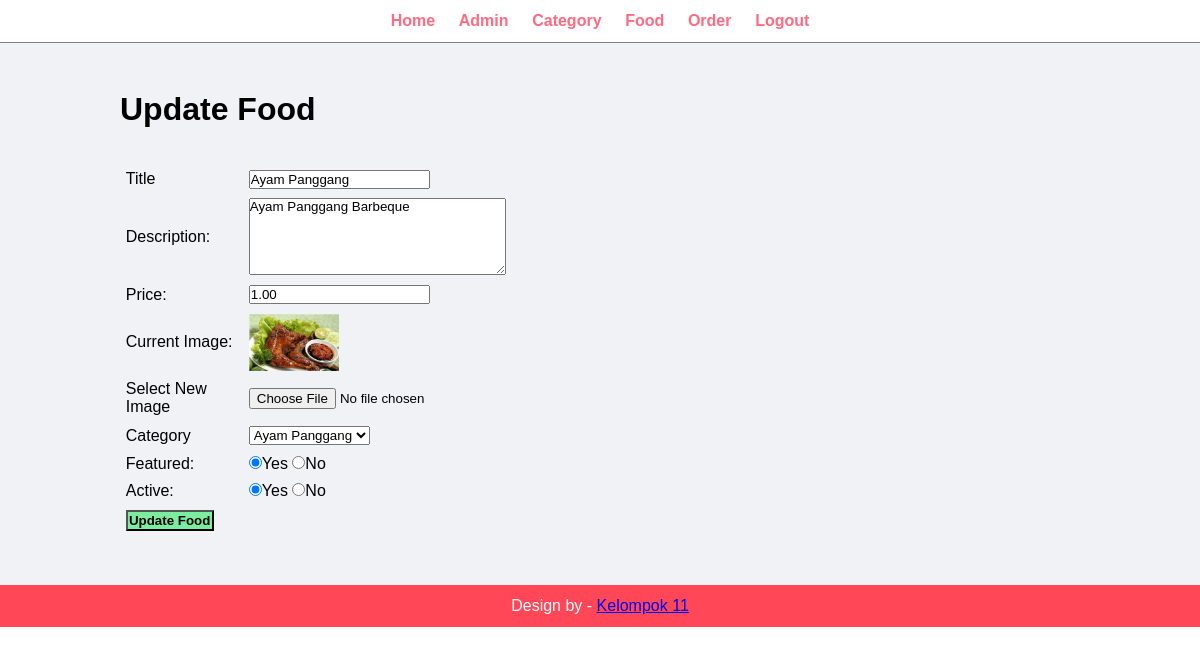
Page /admin/update-food.php?id=10 (signed in) on the committed database.
### tables this page shows
CREATE TABLE `tbl_food` (
  `id` int(10) UNSIGNED NOT NULL,
  `title` varchar(100) NOT NULL,
  `description` text NOT NULL,
  `price` decimal(10,2) NOT NULL,
  `image_name` varchar(255) NOT NULL,
  `category_id` int(10) UNSIGNED NOT NULL,
  `featured` varchar(10) NOT NULL,
  `active` varchar(10) NOT NULL
);

### admin/update-food.php (the view, shortened to what this page needs)
<?php include('partials/menu.php'); ?>
<?php
    if(isset($_GET['id'])){
        $id = $_GET['id'];
        $sql2 = "SELECT * FROM tbl_food WHERE id=$id";
        $res2 = mysqli_query($conn,$sql2);
        $row2 = mysqli_fetch_assoc($res2);
        $title = $row2['title'];
        $description = $row2['description'];
        $price = $row2['price'];
        $current_image = $row2['image_name'];
        $featured = $row2['featured'];
        $active = $row2['active'];
    }
    else{
        header('loacation:'.SITEURL.'admin/manage-food.php');
    }
?>
    <div class="main-content">
        <div class="wrapper">
            <h1>Update Food</h1>
            <br><br>
            <form action="" method="POST" enctype="multipart/form-data">
                <table class="tbl-30">
                    <tr>
                        <td>Title</td>
                        <td><input type="text" name="title" value="<?php echo $title; ?>"></td>
                    </tr>
                    <tr>
                        <td>Description: </td>
                        <td>
                            <textarea name="description" cols="30" rows="5"><?php echo $description; ?></textarea>
                        </td>
                    </tr>
                    <tr>
                        <td>Price: </td>
                        <td><input type="number" name="price" value="<?php echo $price; ?>"></td>
                    </tr>
                    <tr>
                        <td>Current Image: </td>
                        <td>
                            <?php
                                if($current_image == ""){
                                    echo "<div class='error'> Image Not Available </div>";
                                }
                                else{
                                    ?>
                                        <img src="<?php echo SITEURL; ?>images/food/<?php echo $current_image; ?>" width="90px">
                                    <?php
                                }
                            ?>
                        </td>
                    </tr>
                    <tr>
                        <td>Select New Image</td>
                        <td><input type="file" name="image"></td>
                    </tr>
                    <tr>
                        <td>Category</td>
                        <td>
                            <select name="category">
                            <?php
                                $sql = "SELECT * FROM tbl_category WHERE active='Yes'";
                                $res = mysqli_query($conn, $sql);
                                $count = mysqli_num_rows($res);
                                if ($count>0){
                                    while($row=mysqli_fetch_assoc($res)){
                                        $category_title = $row['title'];
                                        $category_id = $row['id'];
                                        ?>
                                        <option value="<?php echo $category_id; ?>"><?php echo $category_title; ?></option>
                                        <?php
                                    }
                                } else {
                                    ?>
                                    <option value="0">Category not found</option>
                                    <?php
                                }
                            ?>
                            </select>
                        </td>
                    </tr>
                    <tr>
                        <td>Featured: </td>
                        <td>
                            <input <?php if($featured=="Yes"){echo "checked"; } ?> type="radio" name="featured" value="Yes">Yes
                            <input <?php if($featured=="No"){echo "checked"; } ?> type="radio" name="featured" value="No">No
                        </td>
                    </tr>
                    <tr>
                        <td>Active: </td>
                        <td>
                            <input <?php if($active=="Yes"){echo "checked"; } ?> type="radio" name="active" value="Yes">Yes
                            <input <?php if($active=="No"){echo "checked"; } ?> type="radio" name="active" value="No">No
                        </td>
                    </tr>
                    <tr>
                        <td colsapn=2>
                            <input type="submit" name="submit" value="Update Food" class="btn-secondary">
                        </td>
                    </tr>
                </table>
            </form>
        </div>
    </div>
<?php include('partials/footer.php'); ?>

### css/admin1.css (style rules this page uses)
* { margin: 0 0; padding: 0 0; font-family: Arial, Helvetica, sans-serif; }
.wrapper { padding: 1%; width: 80%; margin: 0 auto; }
table tr td { padding: 1%; }
.btn-secondary { background-color: #7bed9f; padding: 1%; color: black; text-decoration: none; font-weight: bold; }
.tbl-30 { width: 40%; }
.main-content { background-color: #f1f2f6; padding: 3% 0; }

### rows in the picture
tbl_food: title "Ayam Panggang", description "Ayam Panggang Barbeque", price "1.00", image_name (picture), featured "☑", active "☑"

### other values in the picture
form field category "Ayam Panggang"
